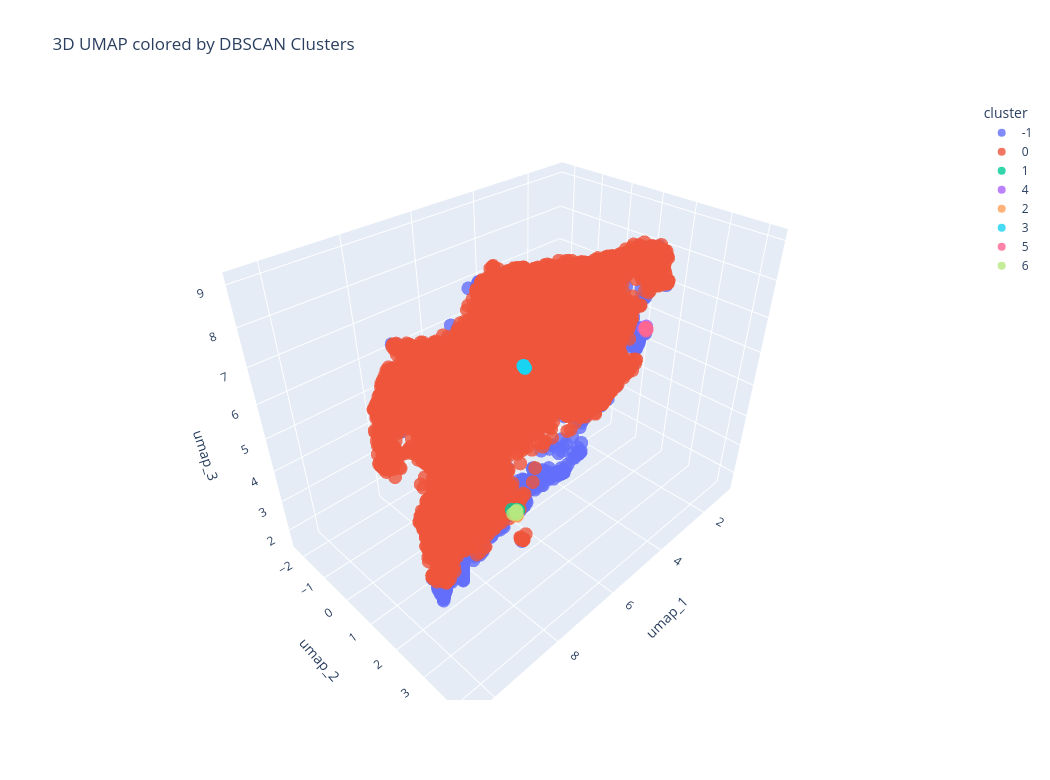

Notebook source saved alongside this figure:
### Code cell
# New DBSCAN with eps=3.5 (chosen based on the above plots)
dbscan = DBSCAN(eps=3.5, min_samples=5)
labels = dbscan.fit_predict(X_scaled)

# Umap of DBSCAN results
embedding_db = umap.UMAP(n_components=3, random_state=44).fit_transform(X_scaled)
embedding_db_df = pd.DataFrame(embedding_db, columns=["umap_1", "umap_2", "umap_3"])
embedding_db_df["row_index"] = X_scaled.index
embedding_db_df["cluster"] = labels

embedding_db_df["cluster"] = embedding_db_df["cluster"].astype(str) # To convert to string for better coloring in plotly

fig_db = px.scatter_3d(
    embedding_db_df,
    x="umap_1",
    y="umap_2",
    z="umap_3",
    color="cluster",
    hover_data=["row_index"],
    opacity=0.8,
    title=f"3D UMAP colored by DBSCAN Clusters",
    width=1050,
    height=780,
)

fig_db.show()

### Figure 1 — Plotly figure (JSON) as saved in the notebook; plotly's stock layout.template omitted (floating-point values rounded to 4 significant figures; data arrays with more than 128 entries replaced by an {"elided": "..."} marker saying what was removed)
{"data": [{"customdata": {"elided": "1543x1 int values"}, "hovertemplate": "cluster=-1<br>umap_1=%{x}<br>umap_2=%{y}<br>umap_3=%{z}<br>row_index=%{customdata[0]}<extra></extra>", "legendgroup": "-1", "marker": {"color": "#636efa", "opacity": 0.8, "symbol": "circle"}, "mode": "markers", "name": "-1", "scene": "scene", "showlegend": true, "type": "scatter3d", "x": {"elided": "1543 float values"}, "y": {"elided": "1543 float values"}, "z": {"elided": "1543 float values"}}, {"customdata": {"elided": "10271x1 int values"}, "hovertemplate": "cluster=0<br>umap_1=%{x}<br>umap_2=%{y}<br>umap_3=%{z}<br>row_index=%{customdata[0]}<extra></extra>", "legendgroup": "0", "marker": {"color": "#EF553B", "opacity": 0.8, "symbol": "circle"}, "mode": "markers", "name": "0", "scene": "scene", "showlegend": true, "type": "scatter3d", "x": {"elided": "10271 float values"}, "y": {"elided": "10271 float values"}, "z": {"elided": "10271 float values"}}, {"customdata": [[6], [1308], [1868], [1943], [2659], [6561]], "hovertemplate": "cluster=1<br>umap_1=%{x}<br>umap_2=%{y}<br>umap_3=%{z}<br>row_index=%{customdata[0]}<extra></extra>", "legendgroup": "1", "marker": {"color": "#00cc96", "opacity": 0.8, "symbol": "circle"}, "mode": "markers", "name": "1", "scene": "scene", "showlegend": true, "type": "scatter3d", "x": [6.86, 6.838, 6.839, 6.962, 6.838, 6.818], "y": [1.937, 1.955, 1.966, 1.88, 1.97, 1.972], "z": [3.073, 3.065, 3.062, 3.106, 3.069, 3.051]}, {"customdata": [[405], [4055], [5160], [5465], [9572]], "hovertemplate": "cluster=4<br>umap_1=%{x}<br>umap_2=%{y}<br>umap_3=%{z}<br>row_index=%{customdata[0]}<extra></extra>", "legendgroup": "4", "marker": {"color": "#ab63fa", "opacity": 0.8, "symbol": "circle"}, "mode": "markers", "name": "4", "scene": "scene", "showlegend": true, "type": "scatter3d", "x": [0.977, 0.9288, 0.9762, 0.9331, 0.9763], "y": [1.137, 1.135, 1.081, 1.121, 1.138], "z": [5.512, 5.553, 5.491, 5.515, 5.516]}, {"customdata": [[462], [1090], [1635], [1663], [1735], [2032], [2687], [2710], [3132]], "hovertemplate": "cluster=2<br>umap_1=%{x}<br>umap_2=%{y}<br>umap_3=%{z}<br>row_index=%{customdata[0]}<extra></extra>", "legendgroup": "2", "marker": {"color": "#FFA15A", "opacity": 0.8, "symbol": "circle"}, "mode": "markers", "name": "2", "scene": "scene", "showlegend": true, "type": "scatter3d", "x": [5.962, 5.964, 5.972, 5.954, 5.956, 5.945, 5.987, 5.982, 5.967], "y": [1.039, 1.043, 1.032, 1.036, 1.036, 1.03, 1.047, 1.046, 1.025], "z": [1.656, 1.684, 1.637, 1.634, 1.64, 1.612, 1.714, 1.693, 1.639]}, {"customdata": [[1384], [2075], [3785], [4780], [4808], [6073], [6828], [7673], [7866]], "hovertemplate": "cluster=3<br>umap_1=%{x}<br>umap_2=%{y}<br>umap_3=%{z}<br>row_index=%{customdata[0]}<extra></extra>", "legendgroup": "3", "marker": {"color": "#19d3f3", "opacity": 0.8, "symbol": "circle"}, "mode": "markers", "name": "3", "scene": "scene", "showlegend": true, "type": "scatter3d", "x": [3.935, 3.915, 3.93, 3.918, 3.918, 3.914, 3.905, 3.913, 3.911], "y": [-0.667, -0.7232, -0.7456, -0.707, -0.7331, -0.7192, -0.7256, -0.7302, -0.7201], "z": [4.717, 4.721, 4.749, 4.697, 4.75, 4.702, 4.707, 4.726, 4.699]}, {"customdata": [[3324], [5508], [8253], [8785], [9384]], "hovertemplate": "cluster=5<br>umap_1=%{x}<br>umap_2=%{y}<br>umap_3=%{z}<br>row_index=%{customdata[0]}<extra></extra>", "legendgroup": "5", "marker": {"color": "#FF6692", "opacity": 0.8, "symbol": "circle"}, "mode": "markers", "name": "5", "scene": "scene", "showlegend": true, "type": "scatter3d", "x": [1.011, 0.9725, 0.9619, 1.001, 1.006], "y": [1.165, 1.192, 1.145, 1.194, 1.156], "z": [5.535, 5.507, 5.531, 5.466, 5.522]}, {"customdata": [[4661], [4662], [4797], [7731], [10200], [10210], [10223]], "hovertemplate": "cluster=6<br>umap_1=%{x}<br>umap_2=%{y}<br>umap_3=%{z}<br>row_index=%{customdata[0]}<extra></extra>", "legendgroup": "6", "marker": {"color": "#B6E880", "opacity": 0.8, "symbol": "circle"}, "mode": "markers", "name": "6", "scene": "scene", "showlegend": true, "type": "scatter3d", "x": [6.01, 6.002, 6.109, 6.029, 5.968, 6.051, 6.027], "y": [1.071, 1.077, 1.041, 1.078, 1.049, 1.109, 1.071], "z": [1.813, 1.879, 1.807, 1.85, 1.708, 1.891, 1.852]}], "layout": {"height": 780, "legend": {"title": {"text": "cluster"}, "tracegroupgap": 0}, "scene": {"domain": {"x": [0, 1], "y": [0, 1]}, "xaxis": {"title": {"text": "umap_1"}}, "yaxis": {"title": {"text": "umap_2"}}, "zaxis": {"title": {"text": "umap_3"}}}, "title": {"text": "3D UMAP colored by DBSCAN Clusters"}, "width": 1050}}
